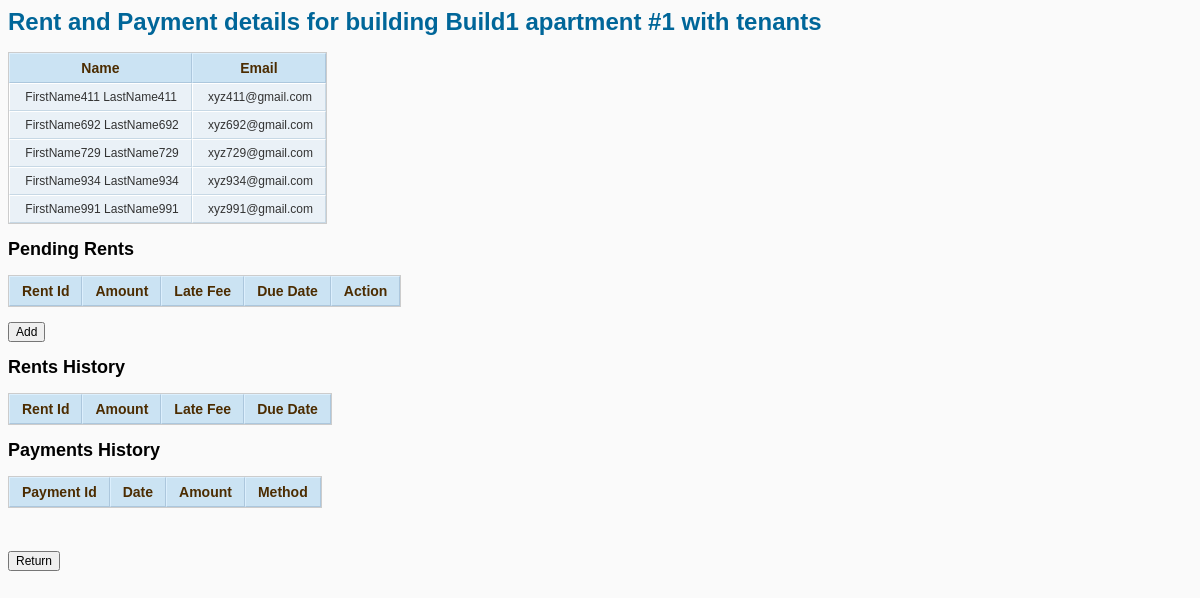
Screenshot of /rent-payment.php?leaseId=1&aptNum=1&buildingName=Build1 with the database file from the repository.
### tables this page shows
CREATE TABLE IF NOT EXISTS `apartment_lease` (
  `APARTMENT_NUMBER` int(11) NOT NULL,
  `BUILDING_NAME` varchar(100) NOT NULL,
  `LEASE_ID` int(11) NOT NULL,
  KEY `LEASE_ID` (`LEASE_ID`),
  KEY `INDEX` (`APARTMENT_NUMBER`,`BUILDING_NAME`)
);

CREATE TABLE IF NOT EXISTS `tenant` (
  `TENANT_ID` int(11) NOT NULL AUTO_INCREMENT,
  `FIRST_NAME` varchar(100) NOT NULL,
  `LAST_NAME` varchar(100) NOT NULL,
  `SSN` int(11) NOT NULL,
  `CURRENT_ADDRESS` varchar(200) NOT NULL,
  `EMAIL` varchar(100) NOT NULL,
  `PHONE` varchar(50) NOT NULL,
  PRIMARY KEY (`TENANT_ID`)
);

### Includes/db.php (called while the page is built, shortened)
<?php
class TenantDB extends mysqli {
    private static $instance = null;
    public static function getInstance() {
        if (!self::$instance instanceof self) {
            self::$instance = new self;
        }
        return self::$instance;
    }
    public function get_lease_location($leaseId) {
        return $this->query("SELECT APARTMENT_NUMBER, BUILDING_NAME FROM apartment_lease WHERE LEASE_ID =" . $leaseId);
    }
    public function get_tenants_by_lease($leaseId) {
        return $this->query("SELECT tenant.first_name, tenant.last_name, tenant.email
                             FROM lease_tenant, tenant
                             WHERE lease_tenant.LEASE_ID =" . $leaseId . "and
                                   tenant.TENANT_ID = lease_tenant.TENANT_ID");
    }
}
?>

### rent-payment.php (the view, shortened to what this page needs)
<html>
    <head>
        <link href="tma.css" type="text/css" rel="stylesheet" media="all" />
    </head>
    <body>
            <?php
            require_once("Includes/db.php");
            $result = TenantDB::getInstance()->get_lease_location("'" . $_GET['leaseId'] . "'");
            $row = mysqli_fetch_array($result);
            ?>
        <h1>
            Rent and Payment details for building <?php echo $row[BUILDING_NAME]; ?> apartment #<?php echo $row[APARTMENT_NUMBER]; ?> with tenants
        </h1>
        <table class="std">
            <tr>
                <th>Name</th>
                <th>Email</th>
            </tr>
            <?php
            $result = TenantDB::getInstance()->get_tenants_by_lease("'" . $_GET['leaseId'] . "'");
            while ($row = mysqli_fetch_array($result)) {
                echo "<tr><td>&nbsp;" . htmlentities($row['first_name']) . " " . htmlentities($row['last_name']) . "</td>";
                echo "<td>&nbsp;" . htmlentities($row['email']) . "</td></tr>\n";
            }
            ?>
        </table>
        <h2>
            Pending Rents
        </h2>
        <table class="std">
            <tr>
                <th>Rent Id</th>
                <th>Amount</th>
                <th>Late Fee</th>
                <th>Due Date</th>
                <th>Action</th>
            </tr>
        </table>
        <form name="AddRent" action="add-rent.php">
            <input type="submit" style="cursor:pointer" value="Add" />
        </form>
        <h2>
            Rents History
        </h2>
        <table class="std">
            <tr>
                <th>Rent Id</th>
                <th>Amount</th>
                <th>Late Fee</th>
                <th>Due Date</th>
            </tr>
        </table>
        <h2>
            Payments History
        </h2>
        <table class="std">
            <tr>
                <th>Payment Id</th>
                <th>Date</th>
                <th>Amount</th>
                <th>Method</th>
            </tr>
        </table>
        <br/><br/>
        <form name="Payment" action="tenants.php">
            <input type="submit" style="cursor:pointer" value="Return"/>
        </form>
    </body>
</html>

### tma.css (style rules this page uses)
body { font-family: arial, helvetica; font-size: 12px; background-color: #fafafa; }
input { font-family: arial, helvetica; font-size: 12px; }
td { font-family: arial, helvetica; font-size: 12px; }
th { font-family: arial, helvetica; font-size: 14px; }
h1 { font-family: arial, helvetica; font-size: 24px; color: #069; }
form { margin: 0; padding: 0; }
table.std { margin-bottom: 15px; border-collapse: separate; border-spacing: 0px; border: 1px solid #ccc; *border-collapse: expression('separate', cellSpacing = '0px'); }
table.std th { background-color: #cbe3f3; padding: 6px 12px; color: #4c2c00; font-weight: bold; border-bottom: 1px solid #acc7dd; border-right: 1px solid #acc7dd; border-top: 1px solid #dceffd; border-left: 1px solid #dceffd; }
table.std td { padding: 6px 12px; border-bottom: 1px solid #c7d8e5; border-right: 1px solid #c7d8e5; border-top: 1px solid #fff; border-left: 1px solid #fff; color:#333; background-color: #eaf1f7; }

### rows the page displays
apartment_lease: BUILDING_NAME "Build1", APARTMENT_NUMBER "1"
tenant: FIRST_NAME "FirstName411", LAST_NAME "LastName411", EMAIL "xyz411@gmail.com"
tenant: FIRST_NAME "FirstName692", LAST_NAME "LastName692", EMAIL "xyz692@gmail.com"
tenant: FIRST_NAME "FirstName729", LAST_NAME "LastName729", EMAIL "xyz729@gmail.com"
tenant: FIRST_NAME "FirstName934", LAST_NAME "LastName934", EMAIL "xyz934@gmail.com"
tenant: FIRST_NAME "FirstName991", LAST_NAME "LastName991", EMAIL "xyz991@gmail.com"
